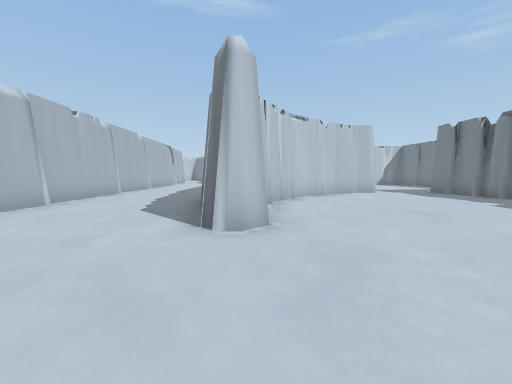
View 1 (above)

19 first-person views from a walk through a scene from a Unity 3-D project. The camera is 1.5 m above the floor, tilts 4° down and sees 90° across. The floor is counted in squares, 2 m on a side. Each view is taken from the middle of a square. On the plan, view 1 faces up. The plan holds only what a view shows up to about 9 squares ahead; the rest is blank. The place goes on beyond the plan. The player character is not drawn.

View 2
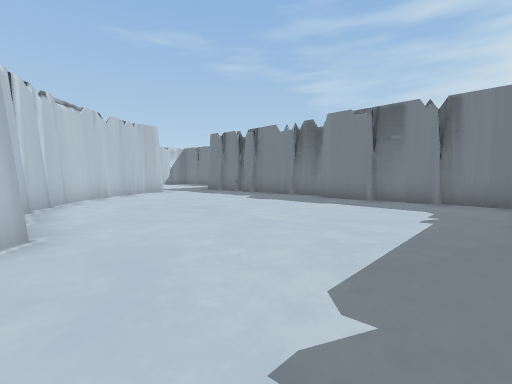

View 3
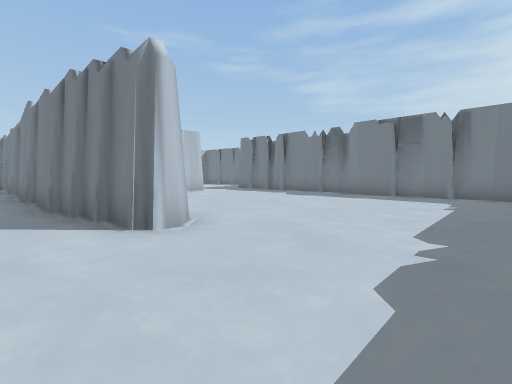

View 4
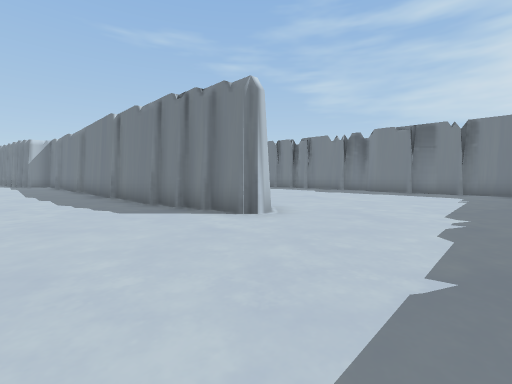

View 5
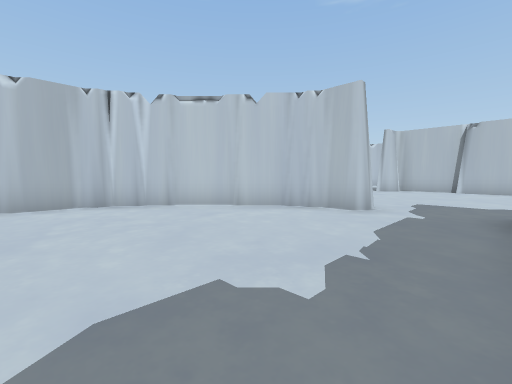

View 6
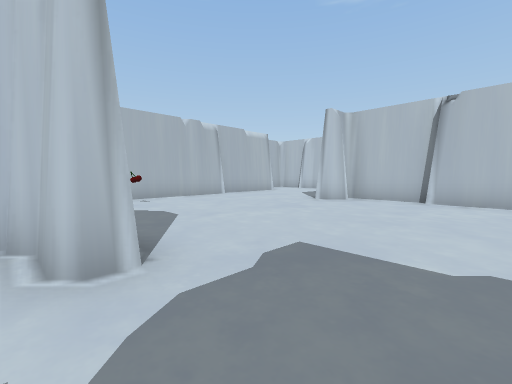

View 7
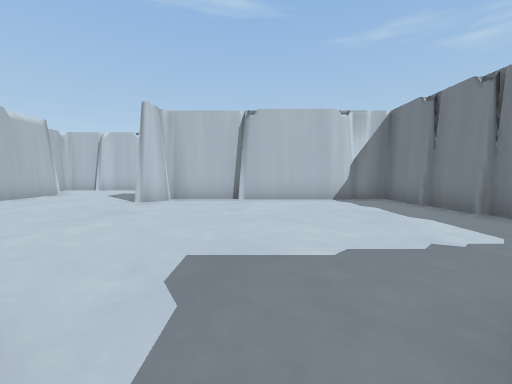

View 8
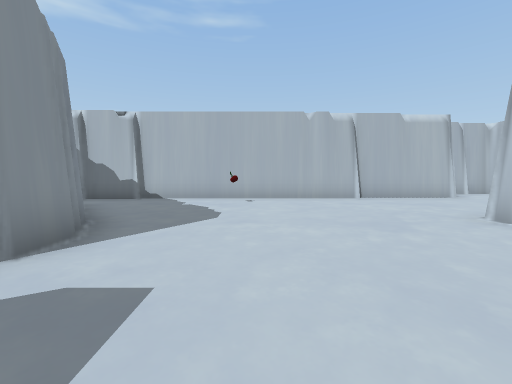

View 9
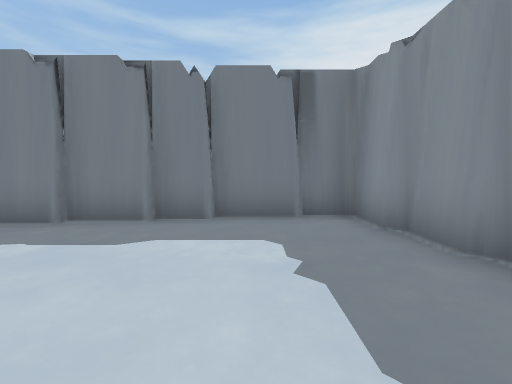

View 10
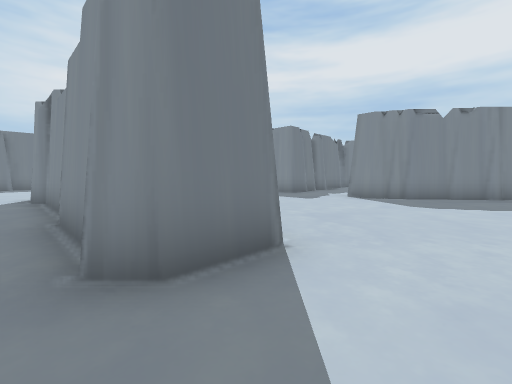

View 11
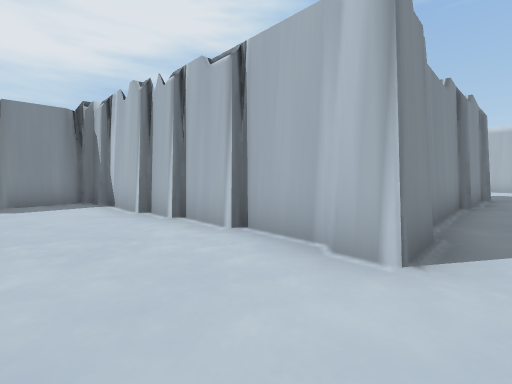

View 12
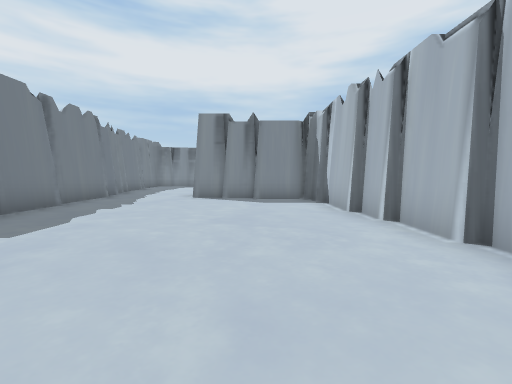

View 13
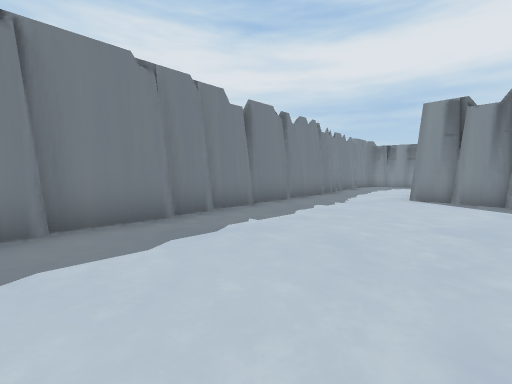

View 14
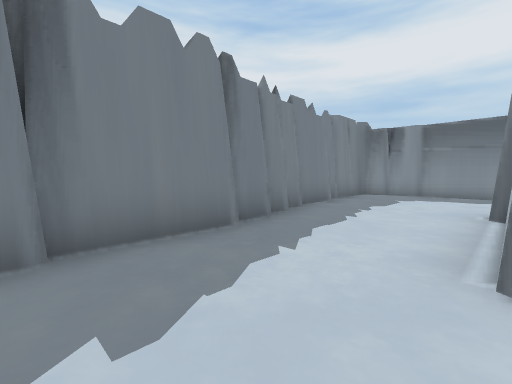

View 15
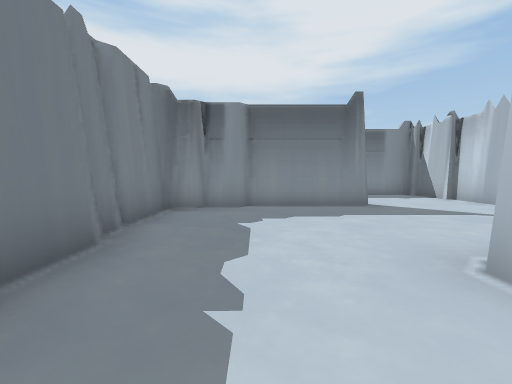

View 16
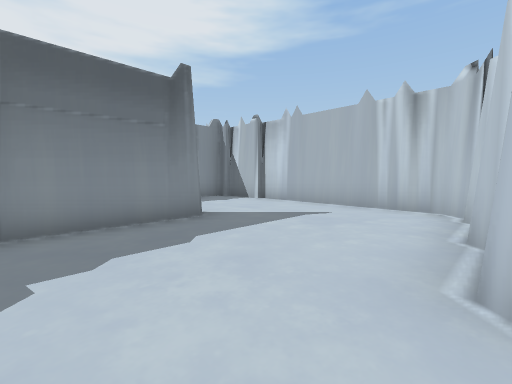

View 17
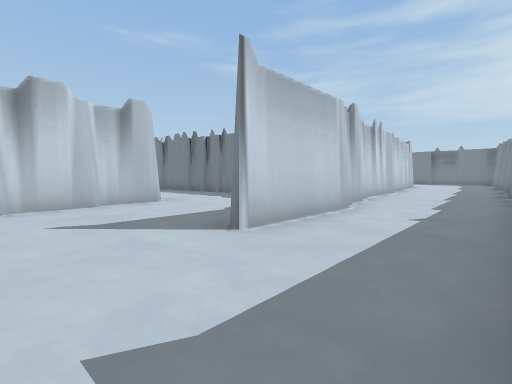

View 18
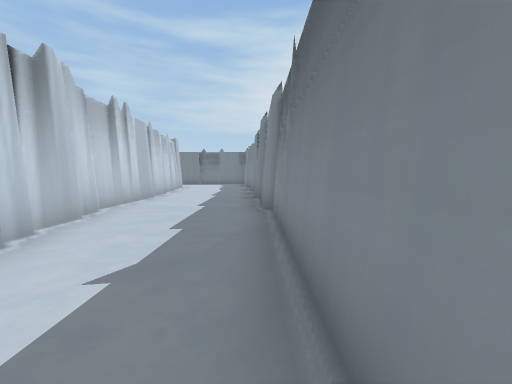

View 19
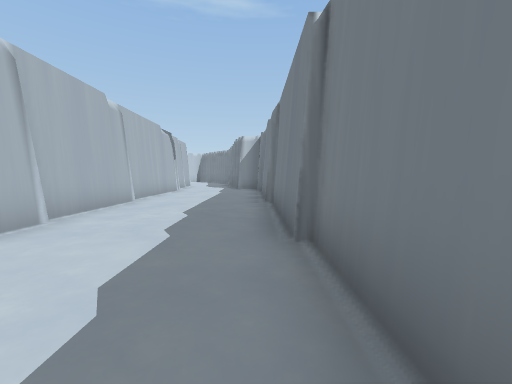

### Floor plan
Key: @ floor where view 1 was taken; # wall or solid block; . floor.
Columns run from 6 left of view 1 to 24 right of it. Each row starts with its distance up from view 1.
 19     #..................#
 18     #....########......##
 17     ##...#......#.......#
 16      #..........#.......#
 15 #....#..........##......#
 14 #....#...........#......#
 13 #....#...........#......#
 12 #....#...........#......#
 11 #....#.........######...#
 10 #....#...##...      ##..##
  9 #....#..##....#      #...#
  8 ##...#.##.....#      #...#
  7  #...###......   #####...#
  6  #...##.......   #.......#
  5  #...##.......#  #.......#
  4   ....#.......#  #.......#   ##
  3   ............#  #...#########.
  2   ............#  #.............
  1   ............#  #.............
  0   ....@.......#  #...........#
 -1                  ##  #########

Where each view was taken, in squares from view 1:
view 1: 0 up, 0 right, facing up
view 2: 0 up, 0 right, facing up-right
view 3: 0 up, 2 left, facing up-right
view 4: 0 up, 4 left, facing up-right
view 5: 5 up, 7 right, facing up-left
view 6: 10 up, 7 right, facing up-left
view 7: 10 up, 6 right, facing up
view 8: 13 up, 7 right, facing left
view 9: 13 up, 6 right, facing right
view 10: 19 up, 1 right, facing down-right
view 11: 19 up, 13 right, facing down-left
view 12: 19 up, 13 right, facing down
view 13: 19 up, 13 right, facing down-right
view 14: 13 up, 15 right, facing down-right
view 15: 9 up, 17 right, facing down
view 16: 7 up, 17 right, facing down-left
view 17: 0 up, 12 right, facing up-right
view 18: 0 up, 15 right, facing right
view 19: 6 up, 2 left, facing up
